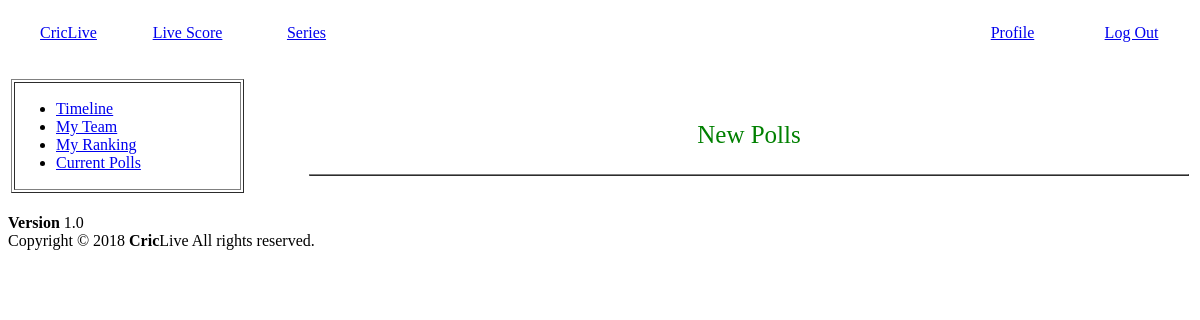
The page /user/poll.php (signed in) on the database as committed earlier.
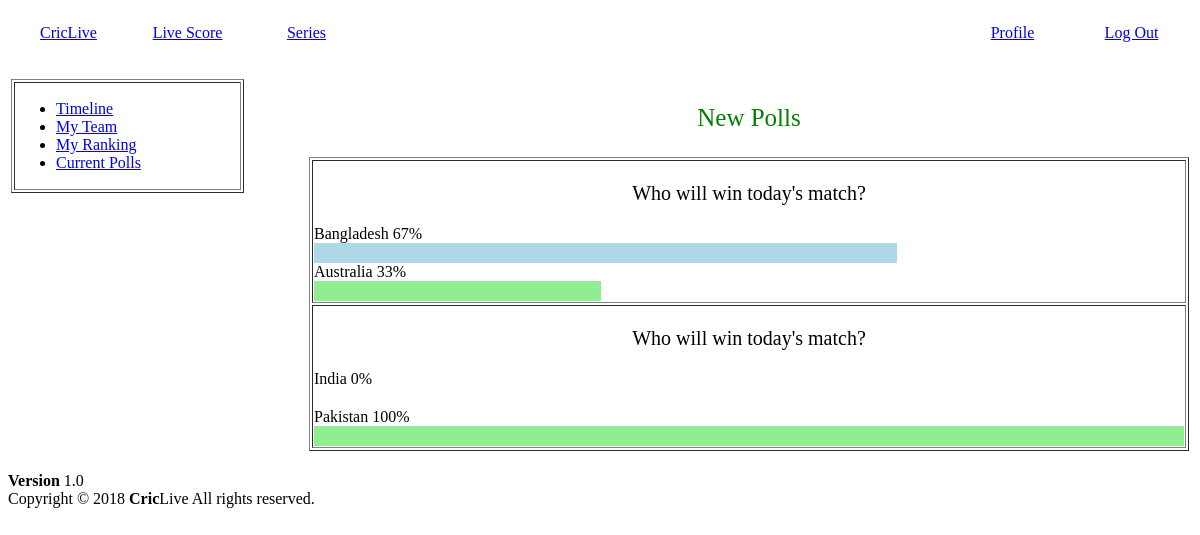
The same page on the database as committed later.
### tables this page shows
CREATE TABLE `poll` (
  `poll_id` int(255) NOT NULL,
  `heading` varchar(1000) NOT NULL,
  `op1` varchar(100) NOT NULL,
  `op2` varchar(100) NOT NULL
);

CREATE TABLE `polls` (
  `id` int(255) NOT NULL,
  `poll_id` varchar(100) NOT NULL,
  `user_id` varchar(100) NOT NULL,
  `response` varchar(100) NOT NULL
);

### user/poll.php (the view, shortened to what this page needs)
<!DOCTYPE html>
<html>
<head>
</head>
<body>
    <table width="100%" style="color:green;" height="50px">
        <tr >
            <td width="10%"><a href="user.php"><center>CricLive</center></a></td>
            <td width="10%" style="color:green;"><a href="viewScore.php"><center>Live Score</center></a></td>
            <td width="10%"><a href="#"><center>Series</center></a></td>
            <td width="50%"></td>
            <td width="10%"><a href="profile.php"><center>Profile</center></a></td>
            <td width="10%"><a href="logout.php"><center>Log Out</center></a></td>
        </tr>
    </table >
    <br/>
    <table width="100%">
        <tr>
            <td  width="20%" valign="top">
                <table  width="100%" border="1">
                    <tr>
                        <center>
                            <td>
                                <ul>
                                <li><a href="user.php">Timeline</a></li>
                                <li><a href="myTeam.php"> My Team</a></li>
                                <li><a href="ranking.php"> My Ranking</a></li>
                                <li><a href="#"> Current Polls </a></li>
                              </ul>
                            </td>
                        </center>
                    </tr>
                </table>
            </td>
            <td  width="5%"></td>
            <td width="75%">
                <table  width="100%" border="1">
                    <center><p style="font-size:25px;color:green;">New Polls</p></center>
                    <?php
                        $conn = mysqli_connect('localhost', 'root', '', 'criclive');
                        $sql= "SELECT * FROM `poll`";
                        $result = mysqli_query($conn, $sql);
                        while($row = mysqli_fetch_assoc($result)){
                            echo "<tr> <td><center><p style='font-size:20px;'>".$row['heading']."</p></center>";
                            $done = false;
                            $value1 = $row['op1'];
                            $value2 = $row['op2'];
                            $sql2= "SELECT * FROM `polls` where poll_id='".$row['poll_id']."'";
                            $result2 = mysqli_query($conn, $sql2);
                            while($row2 = mysqli_fetch_assoc($result2)){
                                if($row2['user_id'] == $_SESSION['id']){
                                    $sql3= "SELECT * from polls where poll_id='".$row['poll_id']."'";
                                    $result3 = mysqli_query($conn, $sql3);
                                    $op1=0;
                                    $op2=0;
                                    while($row3 = mysqli_fetch_assoc($result3))
                                    {
                                        if($row3['response'] == $value1){
                                            $op1++;
                                        }
                                        else{
                                            $op2++;
                                        }
                                    }
                                    $done = true;
                                    echo '<div style="width:100%;">
                                            <div>'.$value1." ". 100*round($op1/($op2+$op1),2).'% </div>
                                            <div style="background-color:lightblue; width:'. 100*round($op1/($op2+$op1),2).'%; height:20px;"></div>
                                            <div>'. $value2." ". 100*round($op2/($op2+$op1),2).'% </div>
                                            <div style="background-color:lightgreen; width:'. 100*round($op2/($op2+$op1),2).'%; height:20px;"</div>
                                        </div>';
                                }
                            }
                            if($done){
                                continue;
                            }
                    ?>
                        <?php
                        }
                    ?>
                </table>
            </td>
        </tr>
    </table>
    <br/>
    <?php include 'footer.php';?>
</body>
</html>

### user/footer.php
<div class="container">
      <div class="pull-right hidden-xs">
        <b>Version</b> 1.0
      </div>
      Copyright &copy; 2018 <strong>Cric</strong>Live All rights
      reserved.
    </div>

Rows that differ between the two databases and show on the page:
added poll: heading "Who will win today's match?"
added polls: poll.op1 "Bangladesh", op1 "67", poll.op2 "Australia", op1 "33", shown under "Who will win today's match?"
added poll: heading "Who will win today's match?"
added polls: poll.op1 "India", 100*round($op1/($op2+$op1),2) "0", poll.op2 "Pakistan", 100*round($op2/($op2+$op1),2) "100", shown under "Who will win today's match?"
